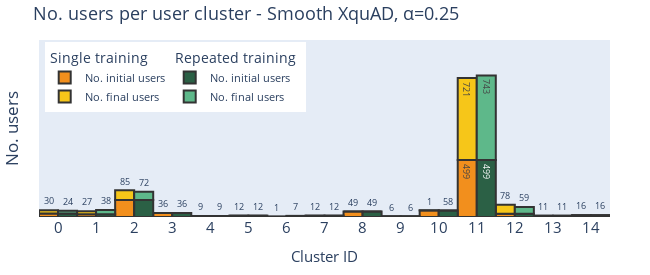

Notebook code cell kept with this figure:
### Code cell
res = plot_bar(df_user_clusters, 'user_cluster', model, plot_var = 'No. users', num_clusters=15)
res.show()
file_path = f"/Users/madisonthantu/Desktop/DREAM/T-RECS-RS-research/Figures/user_cluster_assignments/bar_plots/{model}_user_cluster_assignments.png"
print(file_path)
# res.write_image(file_path)

### Figure 1 — Plotly figure (JSON) as saved in the notebook; plotly's stock layout.template omitted (floating-point values rounded to 4 significant figures)
{"data": [{"hovertemplate": "%{y}<extra></extra>", "legendgroup": "Single training", "legendgrouptitle": {"text": "Single training"}, "marker": {"color": "#F28F1D", "line": {"color": "#333", "width": 2}}, "name": "No. initial users", "offset": -0.5, "offsetgroup": "0", "text": [30, 24, 149, 36, 9, 12, 3, 12, 49, 6, 58, 499, 29, 11, 16], "type": "bar", "width": 0.5, "x": [0, 1, 2, 3, 4, 5, 6, 7, 8, 9, 10, 11, 12, 13, 14], "y": [30, 24, 149, 36, 9, 12, 3, 12, 49, 6, 58, 499, 29, 11, 16], "yaxis": "y"}, {"hovertemplate": "%{y}<extra></extra>", "legendgroup": "Single training", "legendgrouptitle": {"text": "Single training"}, "marker": {"color": "#F6C619", "line": {"color": "#333", "width": 2}}, "name": "No. final users", "offset": -0.5, "offsetgroup": "0", "text": [30, 27, 85, 0, 0, 0, 1, 0, 0, 0, 1, 721, 78, 0, 0], "type": "bar", "width": 0.5, "x": [0, 1, 2, 3, 4, 5, 6, 7, 8, 9, 10, 11, 12, 13, 14], "y": [30, 27, 85, 0, 0, 0, 1, 0, 0, 0, 1, 721, 78, 0, 0], "yaxis": "y"}, {"hovertemplate": "%{y}<extra></extra>", "legendgroup": "Repeated training", "legendgrouptitle": {"text": "Repeated training"}, "marker": {"color": "#2B6045", "line": {"color": "#333", "width": 2}}, "name": "No. initial users", "offset": 0, "offsetgroup": "1", "text": [30, 24, 149, 36, 9, 12, 3, 12, 49, 6, 58, 499, 29, 11, 16], "type": "bar", "width": 0.5, "x": [0, 1, 2, 3, 4, 5, 6, 7, 8, 9, 10, 11, 12, 13, 14], "y": [30, 24, 149, 36, 9, 12, 3, 12, 49, 6, 58, 499, 29, 11, 16], "yaxis": "y2"}, {"hovertemplate": "%{y}<extra></extra>", "legendgroup": "Repeated training", "legendgrouptitle": {"text": "Repeated training"}, "marker": {"color": "#5EB88A", "line": {"color": "#333", "width": 2}}, "name": "No. final users", "offset": 0, "offsetgroup": "1", "text": [24, 38, 72, 0, 0, 0, 7, 0, 0, 0, 0, 743, 59, 0, 0], "type": "bar", "width": 0.5, "x": [0, 1, 2, 3, 4, 5, 6, 7, 8, 9, 10, 11, 12, 13, 14], "y": [24, 38, 72, 0, 0, 0, 7, 0, 0, 0, 0, 743, 59, 0, 0], "yaxis": "y2"}], "layout": {"barmode": "relative", "font": {"size": 24}, "height": 275, "hovermode": "x", "legend": {"font": {"size": 11}, "grouptitlefont": {"size": 14}, "orientation": "h", "x": 0.01, "xanchor": "left", "y": 0.99, "yanchor": "top"}, "margin": {"b": 20, "l": 20, "r": 40, "t": 40}, "title": {"font": {"size": 18}, "text": "No. users per user cluster - Smooth XquAD, α=0.25"}, "uniformtext": {"minsize": 8, "mode": "hide"}, "width": 650, "xaxis": {"dtick": 1, "tick0": 0, "tickfont": {"size": 15}, "ticktext": ["0", "1", "2", "3", "4", "5", "6", "7", "8", "9", "10", "11", "12", "13", "14"], "title": {"font": {"size": 15}, "text": "Cluster ID"}}, "yaxis": {"range": [0, 1552.0], "showgrid": false, "showticklabels": false, "title": {"font": {"size": 17}, "text": "No. users"}}, "yaxis2": {"anchor": "x", "matches": "y", "overlaying": "y", "visible": false}}}
